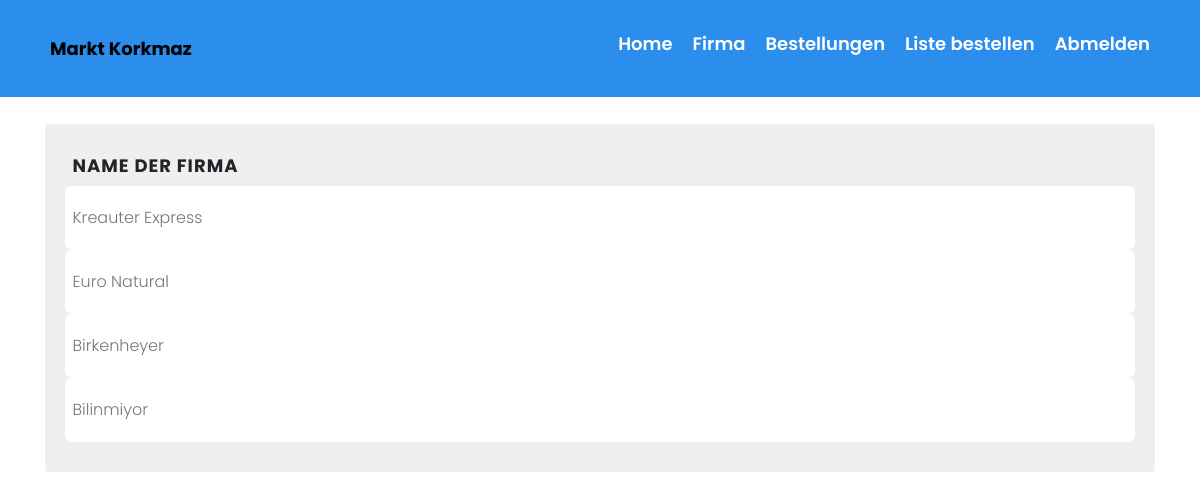
/firma/ (signed in), run on an earlier commit of the app's database.
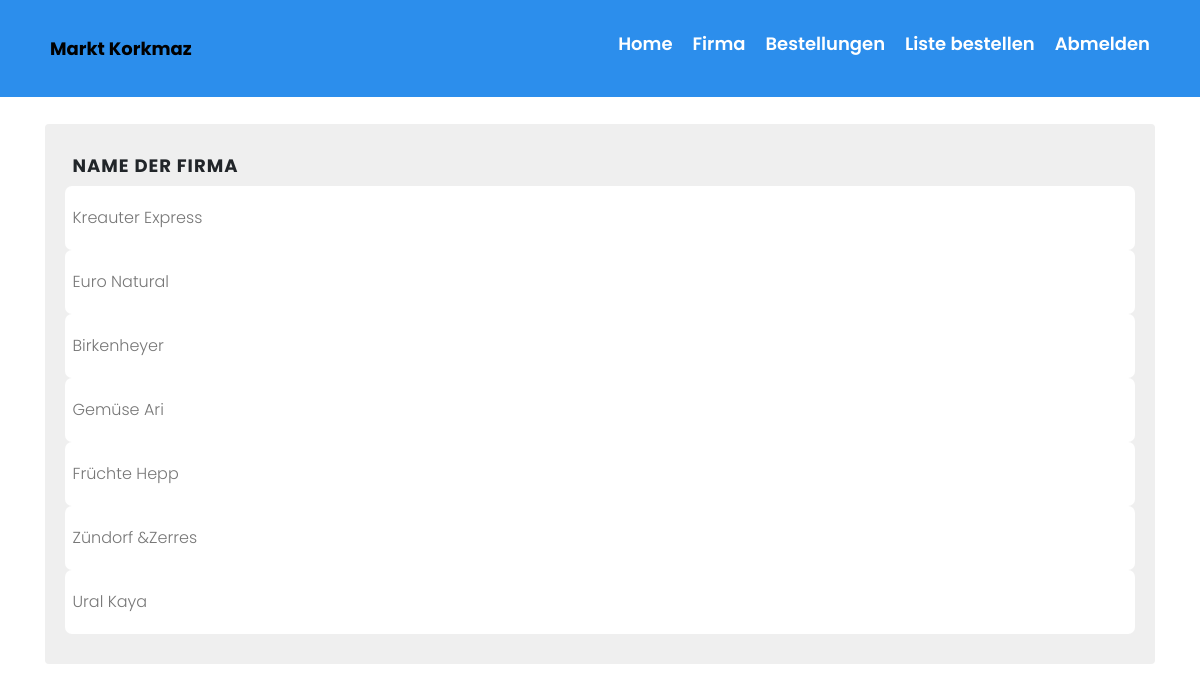
And on a later commit of the database.
### app/models.py (models this page shows, shortened)
class Company(models.Model):
    name = models.CharField(max_length=100)

### app/views.py (the view)
# urls.py: path('firma/', firma, name='firma'),
@login_required
def firma(request):
    companies = Company.objects.all()
    return render(request, 'firma.html', {'companies': companies})

### app/templates/firma.html
{% extends 'base.html' %}
{% block content %}
<div class="content">
    <div class="container">
        <h2 class="mb-5">Firmen</h2>
    <div class="table-responsive custom-table-responsive">
    <table class="table custom-table">
        <thead>
            <tr>
                <th>Name der Firma</th>
            </tr>
        </thead>
        <tbody>
            {% for company in companies %}
            <tr>
                <td>{{ company.name }}</td>
            </tr>
            {% endfor %}
        </tbody>
    </table>
</div>
    </div>
</div>
{% endblock %}

What changed in the data, as far as the page shows it:
changed Company: name "Bilinmiyor" → "Gemüse Ari"
added Company: name "Früchte Hepp"
added Company: name "Zündorf &Zerres"
added Company: name "Ural Kaya"
